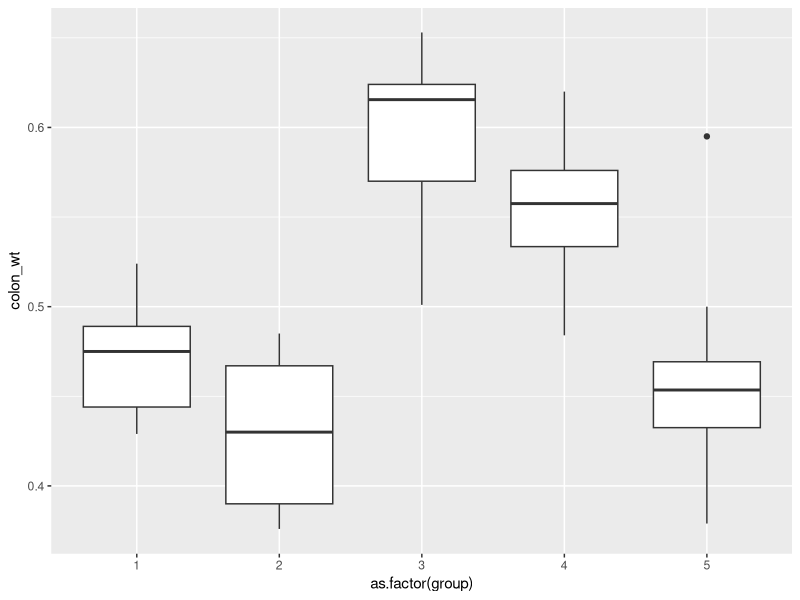
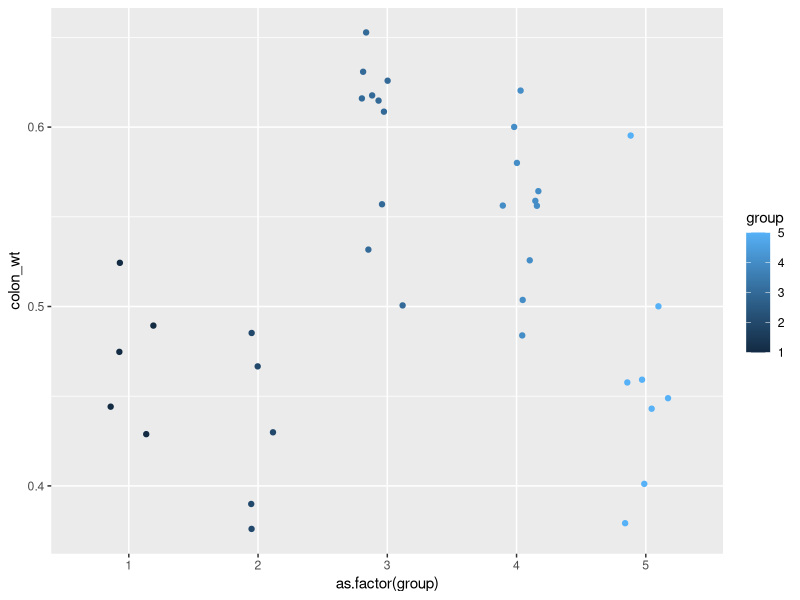
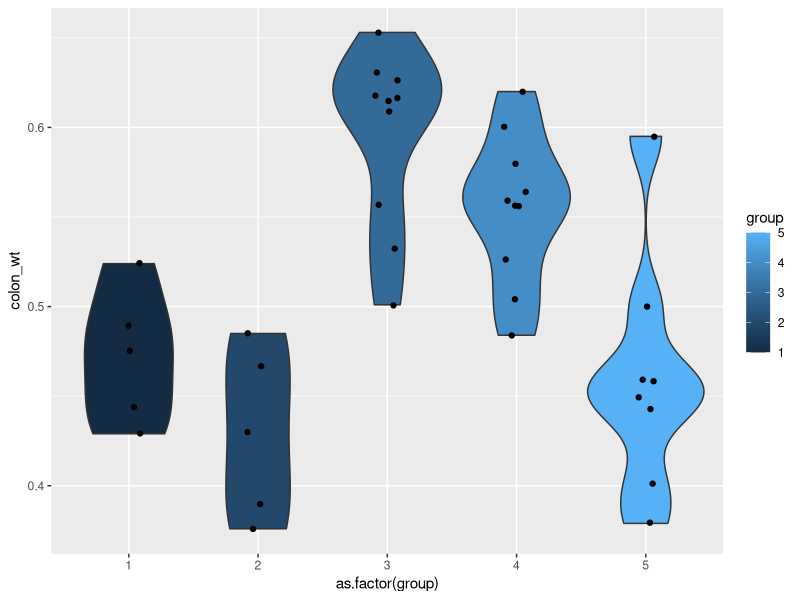
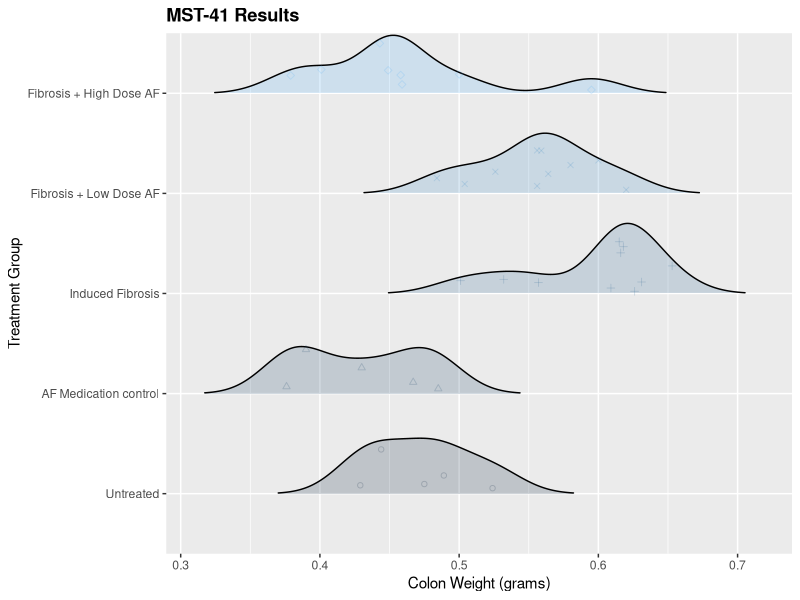
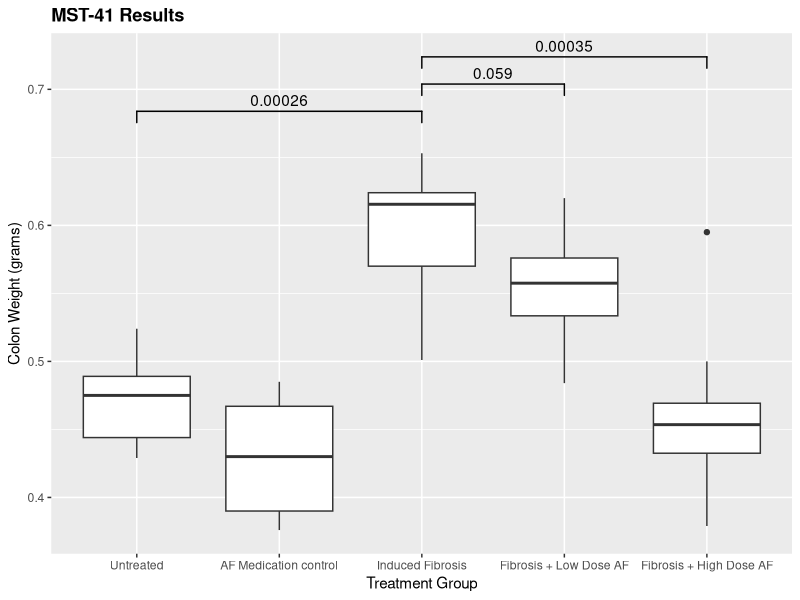
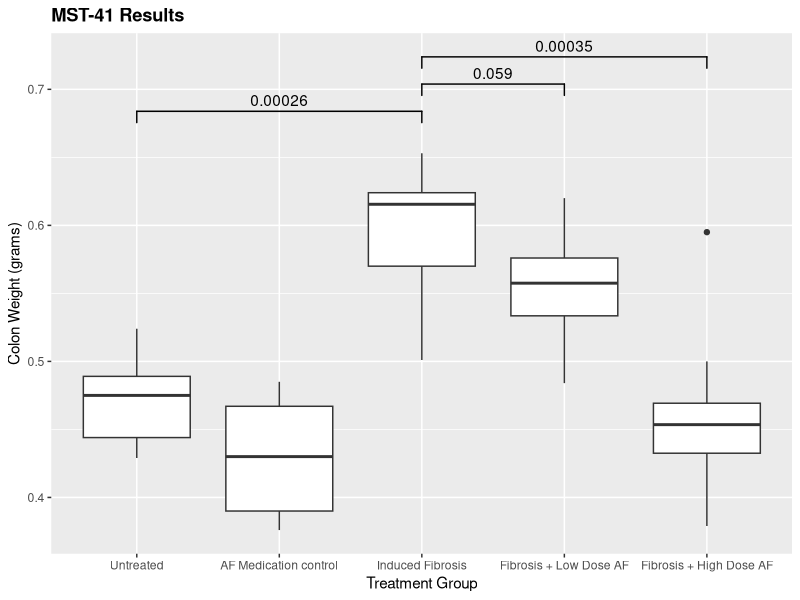

Here is the R script that generated these plots, in order: (Note: this script raises an error after producing the figures.)
library(tidyverse)
library(ggridges)
library(ggsignif)
library(readxl)
library(here)


#read data with readr package
df <- read_excel(here::here("MST-41.xlsx"), sheet = "gross", skip =4)

#clean up names
names(df) <- c('rx', 'mouse_num', 'group', 'length','junk', 'gross_wt',
               'tare', 'colon_wt', 'junk1', 'junk2', 'junk3', 'junk4',
               'junk5', 'junk6', 'junk7', 'body_wt', 'junk8','junk9',
               'junk10','junk11','junk12')

#select, filter, mutate
df <- df %>% select(-starts_with('junk'), -gross_wt, -tare) %>% 
   filter(!is.na(length)) %>% 
   mutate(colon_density = colon_wt/length, 
          colon_fraction = colon_wt/body_wt)

# t tests
# un vs drug control
with(df, t.test(colon_wt[group==1], colon_wt[group==2]))
onetwo <- with(df, t.test(colon_wt[group==1], colon_wt[group==2]))$p.value

# un vs S. typh
with(df, t.test(colon_wt[group==1], colon_wt[group==3]))
onethree <- with(df, t.test(colon_wt[group==1], colon_wt[group==3]))$p.value

#  S. typh vs. low dose ABT263
with(df, t.test(colon_wt[group==3], colon_wt[group==4]))
threefour <- with(df, t.test(colon_wt[group==3], colon_wt[group==4]))$p.value

# S. typh vs. high dose ABT263
with(df, t.test(colon_wt[group==3], colon_wt[group==5]))
threefive <- with(df, t.test(colon_wt[group==3], colon_wt[group==5]))$p.value

#plotting
#boxplot
ggplot(df, aes(x= as.factor(group), y = colon_wt)) +
  geom_boxplot()

#boxplot
ggplot(df, aes(x= as.factor(group), y = colon_wt, color=group)) +
  geom_jitter(width = 0.2)

#violin plot
ggplot(df, aes(x= as.factor(group), y = colon_wt)) +
  geom_violin(aes(fill=group)) + 
  geom_jitter(width = 0.1)

#ridge plot
gridge <- ggplot(df, aes(x = colon_wt, y= as.factor(group), fill = group)) +
  geom_density_ridges(aes(point_color=group, point_fill=group,
                          point_shape = group),
            rel_min_height =0.01, scale=0.7,
            alpha = 0.2, jittered_points=TRUE) +
  scale_discrete_manual(aesthetics = "point shape", values = c(21,22,23)) +
  labs(x = "Colon Weight (grams)", y = "Treatment Group") +
  scale_y_discrete(labels = c("1" = "Untreated", 
                              "2" = "AF Medication control",
                              "3" = "Induced Fibrosis",
                              "4" = "Fibrosis + Low Dose AF",
                              "5" = "Fibrosis + High Dose AF")) +
  theme(legend.position = "none", plot.title = element_text(face="bold")) +
  ggtitle("MST-41 Results")

gridge

# add ggsignif to boxplot
gweight <- ggplot(df, aes(x= as.factor(group), y = colon_wt) ) +
  geom_boxplot() +
  geom_signif(y_position = 0.67,comparisons = list(c("1", "3")), test="t.test") +
  geom_signif(y_position = 0.69,comparisons = list(c("3", "4")), test="t.test") +
  geom_signif(y_position = 0.71,comparisons = list(c("3", "5")), test="t.test") +
  scale_x_discrete(labels = c("1" = "Untreated", 
                              "2" = "AF Medication control",
                              "3" = "Induced Fibrosis",
                              "4" = "Fibrosis + Low Dose AF",
                              "5" = "Fibrosis + High Dose AF")) +
  labs(y = "Colon Weight (grams)", x = "Treatment Group") +
  theme(legend.position = "none", plot.title = element_text(face="bold")) +
  ggtitle("MST-41 Results")
gweight
ggsave("gweight.png", gweight,width = 6, height =4, units = "in", dpi=300 )

# repeat with colon_dens
ggplot(df, aes(x= as.factor(category), y = cec_col_wt) ) +
  geom_boxplot() +
  geom_signif(y_position = 0.080,comparisons = list(c("1", "3")), test="t.test") +
  geom_signif(y_position = 0.082,comparisons = list(c("3", "4")), test="t.test") +
  geom_signif(y_position = 0.085,comparisons = list(c("3", "5")), test="t.test") +
  scale_x_discrete(labels = c("1" = "Untreated", 
                              "2" = "AF Medication control",
                              "3" = "Induced Fibrosis",
                              "4" = "Fibrosis + Low Dose AF",
                              "5" = "Fibrosis + High Dose AF")) +
  labs(y = "Colon Density (grams/cm)", x = "Treatment Group") +
  theme(legend.position = "none", plot.title = element_text(face="bold")) +
  ggtitle("MST-41 Results")


# repeat with colon_frac
ggplot(df, aes(x= as.factor(group), y = colon_fraction) ) +
  geom_boxplot() +
  geom_signif(y_position = 0.034,comparisons = list(c("1", "3")), test="t.test") +
  geom_signif(y_position = 0.037,comparisons = list(c("3", "4")), test="t.test") +
  geom_signif(y_position = 0.040,comparisons = list(c("3", "5")), test="t.test") +
  scale_x_discrete(labels = c("1" = "Untreated", 
                              "2" = "AF Medication control",
                              "3" = "Induced Fibrosis",
                              "4" = "Fibrosis + Low Dose AF",
                              "5" = "Fibrosis + High Dose AF")) +
  labs(y = "Colon proportion (of body wt)", x = "Treatment Group") +
  theme(legend.position = "none", plot.title = element_text(face="bold")) +
  ggtitle("MST-41 Results")


# add ggsignif to violinplot
ggplot(df, aes(x= as.factor(group), y = colon_wt) ) +
  geom_violin() +
  geom_jitter(width = 0.1) +
  geom_signif(y_position = 0.69,comparisons = list(c("1", "3"))) +
  geom_signif(y_position = 0.71,comparisons = list(c("3", "4"))) +
  geom_signif(y_position = 0.73,comparisons = list(c("3", "5"))) +
  scale_x_discrete(labels = c("1" = "Untreated", 
                              "2" = "AF Medication control",
                              "3" = "Induced Fibrosis",
                              "4" = "Fibrosis + Low Dose AF",
                              "5" = "Fibrosis + High Dose AF")) +
  labs(y = "Colon Weight (grams)", x = "Treatment Group") +
  theme(legend.position = "none", plot.title = element_text(face="bold")) +
  ggtitle("MST-41 Results") +
  coord_flip()

# make powerpoint slides
#save image - not working - problem with cairo DLL
savePlot<- function(myplot) {
  png("myplot.png")
  print(myplot)
  dev.off()
}
savePlot(gweight)

#create presentation
my_pres <- read_pptx()
my_pres <- my_pres %>% 
  add_slide(layout= "Title and Content", master = "Office Theme") %>% 
  ph_with_text(type = "title", str = "Results of Anti-Fibrotic Therapy Experiment") %>% 
  ph_with_img(type="body", index =1, src=)
